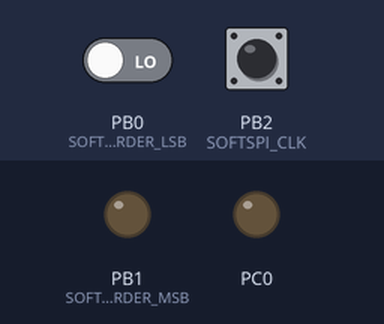
Simulated run of this program. Board: ATmega328P, built with avr-gcc and emulated at 16 MHz. On the bench: output pins drawn as LEDs (lit = HIGH). The test bench sets the inputs (shaded band); at power-on: PB2 (SOFTSPI_CLK) LOW, PB0 (SOFTSPI_BITORDER_LSB) LOW. What the program prints to the serial monitor is not drawn.

Above: at 1.2 s.
1.3 s: PB2 (SOFTSPI_CLK) pulsed HIGH 5 times (0.12 s each, 0.3 s apart)
At 3.2 s:
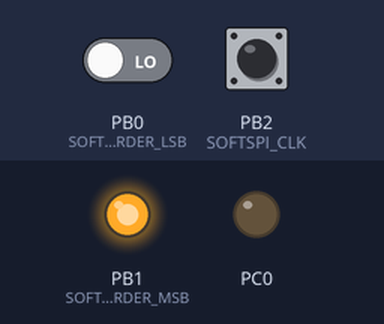
4.3 s: PB2 (SOFTSPI_CLK) pulsed HIGH 5 times (0.12 s each, 0.3 s apart)
At 6.7 s:
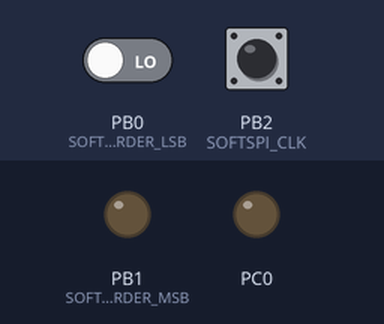
Timing chart, 0 to 8.2 s (numbered marks = the images above; inputs shaded):
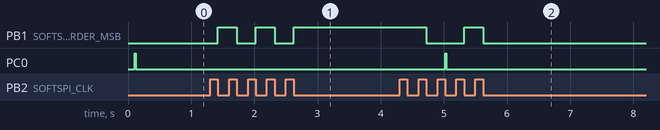

Measured:
- after the input at 1.3 s, PB1 (SOFTSPI_BITORDER_MSB): alternates HIGH for 0.30 s and LOW for 0.30 s, 5 changes in all, then stays HIGH, starting after 0.12 s
- after the input at 4.3 s, PB1 (SOFTSPI_BITORDER_MSB): HIGH → LOW after 0.42 s, → HIGH 0.60 s later, → LOW 0.30 s later; PC0: LOW → HIGH after 0.72 s, → LOW 0.02 s later

The program:

main.c
```c
/*
 * GB2Serial
 *	Reads on Gameboy Link port and pass it to the serial interface of the ATmega.
 *	This is a intermediate step of the bigger project.
 *
 *  Created on: Feb 1, 2024
 *      Author: alan
 */


//for delay.h >> defined in the compilation symbols
//#define F_CPU 16000000L

#include <stdlib.h>
#include <string.h>

//System includes
#include <avr/io.h>
#include <util/delay.h>
#include <avr/interrupt.h>

#include "serialComm.h"


#include "SoftSPI.h"


#define DO_BLINK

//test message to send
const char TEST_MESSAGE[] = "ABCDEFGH";

/************************************************************************/
/* Setup                                                                */
/************************************************************************/
void mainSetup() {
	//Start Serial
	serialHardwareInit();

	//start SPI (using interrupts)
	softspi_setup();

	//blinking led, just to be sure things work
	//C0 as out
	DDRC |= 0x01;
	//C0 off
	PORTC &= ~0x01;

}


/**
 * Testing function for RECEPTION on the SPI and echo send to Serial UART (PC)
 *
 */
inline static void test_SoftSPI_reception() {
	uint8_t val = 0;
	while (softspi_hasData()) {
		val = softspi_getByte();
		char vBuff[15];
		itoa(val, vBuff, 16);
		USART_SendString("0x");
		USART_SendString(vBuff);
		USART_SendString("(");
		itoa(val, vBuff, 10);
		USART_SendString(vBuff);
		USART_SendString("=");
		USART_Transmit(val);
		USART_SendString(")\n");
	}
	_delay_ms(100);
}

/**
 * Testing function for SENDING on the SPI and echo send to Serial UART (PC)
 *
 */
static inline void test_SoftSPI_emission(const char c) {
	char vBuff[5];
	itoa(c, vBuff, 16);
	USART_SendString("0x");
	USART_SendString(vBuff);
	USART_SendString("(");
	itoa(c, vBuff, 10);
	USART_SendString(vBuff);
	USART_SendString(") ");

	while (!softspi_bytesent()){
		;
	}

#ifdef DO_BLINK
	//C0 on
	PORTC |= 0x01;
#endif //DO_BLINK

	//road is clear
	softspi_sendByte(c);

	_delay_ms(20);

#ifdef DO_BLINK
	//C0 off
	PORTC &= ~0x01;
#endif //DO_BLINK

}


/**
 * SENDS a message one byte at a time and loop
 *
 */
void TEST_Send_Message(){
	// ******************* Testing EMISSION one byte at a time *******************
	USART_SendString("Testing EMISSION byte per byte\n");
	sei();

	while (1) {
		for (uint8_t i = 0; i < strlen(TEST_MESSAGE); i++){
			test_SoftSPI_emission(TEST_MESSAGE[i] - 'A' );
			//test_SoftSPI_emission(i+1);
		}
	}
}

/**
 * Sends continuously the same byte 172=0xAC=0b10101100
 *
 */
void TEST_Send_1byte(){
	// ******************* Testing EMISSION one SAME BYTE 10101100b = 172 *******************
	USART_SendString("Testing EMISSION same byte 172 (10101100b)\n");
	sei();

	while (1) {
		test_SoftSPI_emission((uint8_t)172);
	}
}


/**
 * Receives char by char from GB and echo to Serial UART
 *
 */
void TEST_Receive_Echo2Serial(){
	USART_SendString("Testing RECEPTION (from GB to muC + echo to Serial UART).\n");
	sei();

	while (1) {
		test_SoftSPI_reception();
	}
}


/************************************************************************/
/* Main                                                                 */
/************************************************************************/
int main(void) {
	//Setup!
	mainSetup();

	cli();
	USART_SendString("\n\n------------------------\n");
	USART_SendString("Let's start.\n");


	// ******************* Testing EMISSION one SAME BYTE 10101100b = 172 *******************
	TEST_Send_1byte();


	// ******************* Testing EMISSION one byte at a time *******************
	//TEST_Send_Message();


	// ******************* Testing RECEPTION *******************
	//TEST_Receive_Echo2Serial();


	return 0;
}
```

SoftSPI.c
```c
/*
 * SoftSPI.c
 *   A software version of SPI **SLAVE** just by me, for the fun.
 *
 *  Created on: Feb 1, 2024
 *      Author: alan
 */


#include "SoftSPI.h"
#include "SoftSPI-config.h"

#include <avr/io.h>
#include <avr/interrupt.h>
#include <util/delay.h>

//#define _DEBUG_BLINK


//internal reception buffer queue
#define SOFTSPI_BUFLEN 		8
volatile uint8_t _spi_buf[SOFTSPI_BUFLEN];
volatile uint8_t _qhead = 0;
volatile uint8_t _qtail = 0;

//reception BYTE buffer (we receive the data bit by bit AND THEN put it in the reception queue when complete)
volatile uint8_t _reception_buf = 0;
//bit mask of which bit we update (must be initiated to the right value or will read strange values)
volatile uint8_t _reception_buf_bitmask =
#if SOFTSPI_BITORDER == SOFTSPI_BITORDER_LSB
		0x01;
#endif //SOFTSPI_BITORDER_LSB
#if SOFTSPI_BITORDER == SOFTSPI_BITORDER_MSB
		0x80;
#endif //SOFTSPI_BITORDER_MSB

//emission BYTE buffer (we send the data bit by bit)
volatile uint8_t _emission_buf = 0;
//bit mask of which bit we update (0x00 means nothing to send or done sending)
volatile uint8_t _emission_buf_bitmask = 0;


/**
 * Call once first to set ports
 */
void softspi_setup(){
	//CLOCK as input
	SOFTSPI_DIR &= ~(1 << SOFTSPI_CLK);
	//MOSI as input
	SOFTSPI_DIR &= ~(1 << SOFTSPI_MOSI);
	//MISO as output
	SOFTSPI_DIR |= (1 << SOFTSPI_MISO);

	//use one of the PCINT (pin change) interrupt for reading data
	PCICR |= (1 << SOFTSPI_PCIE);

	//enable the pin in the mask register
	SOFTSPI_IntPinMask |= (1 << SOFTSPI_IntPinMaskBit);

	//let's roll: interrupts ON
	sei();
}


//store the freshly received byte in the circular buffer
inline void _queueByte (const uint8_t b) {
	//limit case: is full if head + 1 == tail?
	if (((_qhead + 1) % SOFTSPI_BUFLEN) == _qtail){
		//FULL! drop first received byte
		_qtail = (_qtail + 1) % SOFTSPI_BUFLEN;
	}

	//there is space so write: write in head, then head move next
	_spi_buf[_qhead] = b;
	_qhead = (_qhead + 1) % SOFTSPI_BUFLEN;
}


/**
 * TRUE if there is data ready to read in the buffer
 */
uint8_t softspi_hasData() {
	return !(_qhead == _qtail);
}


/**
 * Returns the next byte available in the buffer, or 0.
 * Use softspi_hasData() to confirm if data is ready to read in the first place.
 */
uint8_t softspi_getByte(){
	if (!softspi_hasData()){
		return 0;
	}

	uint8_t b = _spi_buf[_qtail];
	//tail move next
	_qtail = (_qtail + 1) % SOFTSPI_BUFLEN;

	return b;
}


/**
 * Sends one byte of data over the SPI (ASYNCH!). The functions returns immediately BUT the byte is not sent yet.
 * The clock is managed by the master (not us) so the byte is sent asynchronously.
 * Call softspi_bytesent() to know if the road is clear to send another one (this function will NOT check).
 */
void softspi_sendByte(uint8_t b){
	_emission_buf = b;

#if SOFTSPI_BITORDER == SOFTSPI_BITORDER_LSB
	_emission_buf_bitmask = 0x01;
#endif //SOFTSPI_BITORDER_LSB

#if SOFTSPI_BITORDER == SOFTSPI_BITORDER_MSB
	_emission_buf_bitmask = 0x80;
#endif //SOFTSPI_BITORDER_MSB

}

/**
 * Returns if the previous to-be-sent byte was sent and you can send another one.
 * (non blocking)
 */
int softspi_bytesent(){
	return _emission_buf_bitmask == 0;
}

/**
 * Interrupt for pin change value
 *
 */
ISR(SOFTSPI_IntVect) {
#ifdef _DEBUG_BLINK
	//Blink! ~~~~~~~~
	//C0 on
	PORTC |= 0x01;
    //small delay
	_delay_ms(50);
	//C0 off
	PORTC &= ~0x01;
#endif //_DEBUG_BLINK

	// ******************************** RECEPTION ********************************************
	//Read on rising, falling or both edges?
	if (SOFTSPI_CLK_READFLAG == SOFTSPI_CLK_READ_CHG
		|| (SOFTSPI_CLK_READFLAG == SOFTSPI_CLK_READ_UP && ((SOFTSPI_PIN & (1 << SOFTSPI_CLK))) != 0)
		|| (SOFTSPI_CLK_READFLAG == SOFTSPI_CLK_READ_DOWN && ((SOFTSPI_PIN & (1 << SOFTSPI_CLK))) == 0)) {

		uint8_t mosi = SOFTSPI_PIN & (1 << SOFTSPI_MOSI);
		if (mosi != 0){
			//set the bit in the buffer byte (assume the bitmask is at the right place)
			_reception_buf |= _reception_buf_bitmask;
		}
		//else
			//optim: reception buffer is init at 0x00 so overwriting a zero by a zero can be skipped...

#if SOFTSPI_BITORDER == SOFTSPI_BITORDER_LSB
		//completed byte?
		if (_reception_buf_bitmask == 0x80){
			//received last bit: store and get ready for next byte

			//store in the circular buffer
			_queueByte(_reception_buf);

			//reset mask & reception buff
			_reception_buf_bitmask = 1;
			_reception_buf = 0;
		}
		else {
			//get ready for next bit
			_reception_buf_bitmask = _reception_buf_bitmask << 1;
		}
#endif //SOFTSPI_BITORDER == SOFTSPI_BITORDER_LSB
#if SOFTSPI_BITORDER == SOFTSPI_BITORDER_MSB
		//completed byte?
		if (_reception_buf_bitmask == 0x01){
			//received last bit: store and get ready for next byte

			//store in the circular buffer
			_queueByte(_reception_buf);

			//reset mask & reception buff
			_reception_buf_bitmask = 0x80;
			_reception_buf = 0;
		}
		else {
			//get ready for next bit
			_reception_buf_bitmask = _reception_buf_bitmask >> 1;
		}
#endif //SOFTSPI_BITORDER == SOFTSPI_BITORDER_MSB

	}


	// ******************************** EMISSION ********************************************
	//Something to send and correct edge?
	//BEWARE It's the **OPPOSITE** edge of reading (read on falling => write on rising)!
	if (_emission_buf_bitmask != 0x00
		&&
		(
			SOFTSPI_CLK_READFLAG == SOFTSPI_CLK_READ_CHG
		|| (SOFTSPI_CLK_READFLAG == SOFTSPI_CLK_READ_UP && ((SOFTSPI_PIN & (1 << SOFTSPI_CLK))) != 0)
		|| (SOFTSPI_CLK_READFLAG == SOFTSPI_CLK_READ_DOWN && ((SOFTSPI_PIN & (1 << SOFTSPI_CLK))) == 0)
		)){


#if SOFTSPI_BITORDER == SOFTSPI_BITORDER_LSB
todo!!
#endif //SOFTSPI_BITORDER == SOFTSPI_BITORDER_LSB
#if SOFTSPI_BITORDER == SOFTSPI_BITORDER_MSB
		//Sending is ALSO the OPPOSITE BIT ORDER as receiving, so MSB (on receive) means sending LSB
		if ((_emission_buf & _emission_buf_bitmask) == 0){
			//send a zero
			SOFTSPI_PORT &= ~(1 << SOFTSPI_MISO);
		}
		else {
			//send a one
			SOFTSPI_PORT |= (1 << SOFTSPI_MISO);
		}

		//finished?
		if (_emission_buf_bitmask == 0x01) {
			//finished. This is a flag that will allow next byte to be put in the sending buffer
			_emission_buf_bitmask = 0;
		}
		else{
			//get ready for next byte
			_emission_buf_bitmask = _emission_buf_bitmask >> 1;
		}
#endif //SOFTSPI_BITORDER == SOFTSPI_BITORDER_MSB

	}


	//Not reti() on non-naked ISR (that causes the avr to reset in my case...)
	//reti();
}
```

SoftSPI.h
```c
/*
 * SoftSPI.h
 *   Software implementation of a SPI **SLAVE**.
 *
 *  Created on: Feb 1, 2024
 *      Author: alan
 */

#ifndef SOFTSPI_H_
#define SOFTSPI_H_

#include <stdint.h>


/**
 * Call once first to set ports
 */
void softspi_setup();

/**
 * TRUE if there is data ready to read in the buffer
 */
uint8_t softspi_hasData() ;

/**
 * Returns the next byte available in the buffer, or 0.
 * Use softspi_hasData() to confirm if data is ready to read in the first place.
 */
uint8_t softspi_getByte();

/**
 * Sends one byte of data over the SPI (ASYNCH!). The functions returns immediately BUT the byte is not sent yet.
 * The clock is managed by the master (not us) so the byte is sent asynchronously.
 * Call softspi_bytesent() to know if the road is clear to send another one (this function will NOT check).
 */
void softspi_sendByte(uint8_t b);

/**
 * Returns if the previous to-be-sent byte was sent and you can send another one.
 * (non blocking)
 */
int softspi_bytesent();


#endif /* SOFTSPI_H_ */
```

serialComm.c
```c
/*
 * serialComm.c
 *
 * Version for ATMEGA328
 *
 * Created: 2015/07/07 23:34:58
 * Updated: 2017/11/01 based on
          http://maxembedded.com/2013/09/the-usart-of-the-avr/
		  https://hekilledmywire.wordpress.com/2011/01/05/using-the-usartserial-tutorial-part-2/
 *
 *  Author: Alan
 */

#include "serialComm.h"

#define USART_BAUDRATE 9600
#define BAUD_PRESCALE (((F_CPU / (USART_BAUDRATE * 16UL))) - 1)

#include <avr/io.h>
#include <avr/interrupt.h>

void serialHardwareInit(){

	UBRR0H = (BAUD_PRESCALE>>8);                      // shift the register right by 8 bits
	UBRR0L = BAUD_PRESCALE;                           // set baud rate
	UCSR0B|= (1<<TXEN0)|(1<<RXEN0);                // enable receiver and transmitter
	UCSR0C|= (1<<UCSZ00)|(1<<UCSZ01);   // 8bit data format

}

void USART_Transmit( unsigned char data )
{
	/* Wait for empty transmit buffer */
	while ( !( UCSR0A & (1<<UDRE0)) )
	;
	/* Put data into buffer, sends the data */
	UDR0 = data;
}

uint8_t USART_Receive( void )
{
	/* Wait for data to be received */
	while ( !(UCSR0A & (1<<RXC0)) )
	;
	/* Get and return received data from buffer */
	return UDR0;
}

//flush the receiving buffer
void USART_Flush( void )
{
	unsigned char dummy;
	while ( UCSR0A & (1<<RXC0) ) dummy = UDR0;
}

/*
//Interrupt handler for USART reception
ISR(USART_RXC_vect){
	//http://electronics.stackexchange.com/questions/60759/communicating-via-usart-with-an-avr-input-buffer
	//http://www.fourwalledcubicle.com/AVRArticles.php
	 char ReceivedByte;
	 ReceivedByte = UDR;

	//Test echo
	USART_Transmit(ReceivedByte);
}
*/


void USART_SendString (char* pString){
	uint8_t i = 0;

	do {
		USART_Transmit(pString[i]);
	} while (pString[i++] != 0);

}
```

serialComm.h
```c
/*
 * serialComm.h
 *
 * Created: 2015/07/07 23:38:08
 *  Author: Alan
 *
 *  2024/01/14 For future me: the USART pins RX/TX are PD0/PD1. Don't thank me.
 *
 */


#ifndef SERIALCOMM_H_
#define SERIALCOMM_H_

void USART_SendString (char* pString);
void serialHardwareInit();
void USART_Transmit( unsigned char data );
unsigned char USART_Receive( void );
void USART_Flush( void );

#endif /* SERIALCOMM_H_ */
```

SoftSPI-config.h
```c
/*
 * SoftSPI-config.h
 *
 *  Created on: Feb 14, 2024
 *      Author: alan
 */

#ifndef SOFTSPI_CONFIG_H_
#define SOFTSPI_CONFIG_H_

/**
 * CONSTANTS
 */
//Read from Master (= receive) on clock RISING edge
#define SOFTSPI_CLK_READ_UP		1
//Read from Master (= receive) on clock FALLING edge
#define SOFTSPI_CLK_READ_DOWN	2
//Read from Master (= receive) on clock Changing edge (both rise n fall)
#define SOFTSPI_CLK_READ_CHG 	0

#define SOFTSPI_BITORDER_LSB 0
#define SOFTSPI_BITORDER_MSB 1

/**
 * CONFIG TO BE EDITED DEPENDING ON YOUR SETUP
 * START ...
 */

//Soft SPI using default settings (override defines HERE before include command)
// YOU HAVE TO SET THEM ALL

#define SOFTSPI_PORT 	PORTB
#define SOFTSPI_DIR		DDRB
#define SOFTSPI_PIN		PINB
#define SOFTSPI_CLK		2
#define SOFTSPI_MOSI	0
#define SOFTSPI_MISO	1

//On which clock change to read and assumes writes TO Master (= send) on the opposite edge
#define SOFTSPI_CLK_READFLAG 	SOFTSPI_CLK_READ_DOWN

//Expect to receive LSB first (fill byte buffer right to left) or MSB
#define SOFTSPI_BITORDER		SOFTSPI_BITORDER_MSB

//Used PCIEx interrupt (0-1-2 available): IT DEPENDS ON THE PIN YOU USE FOR *CLK*.
//  So read the doc (ie. Atmega328 port D2 = PCINT18 therefore it's PCIE2)
//  To make sure ONLY that pin triggers the interrupt, you have to enable it
//  and that is done with PCMSKx register

// HERE values for the GBLinkClock PCB board with ATmega328 and CLK on D2 => it's PCINT2 so PCIE0 and PCMSK0[bit 2] that raise the PCINT0_vect (same as PCIE0 and PCMSK0)
// GBLinkClock board https://github.com/AlanFromJapan/pcb-design/tree/master/GameboyLink
#define SOFTSPI_PCIE			0
#define SOFTSPI_IntVect			PCINT0_vect
#define SOFTSPI_IntPinMask		PCMSK0
#define SOFTSPI_IntPinMaskBit	2

/**
 * ... END
 * (CONFIG TO BE EDITED DEPENDING ON YOUR SETUP)
 */


#endif /* SOFTSPI_CONFIG_H_ */
```
